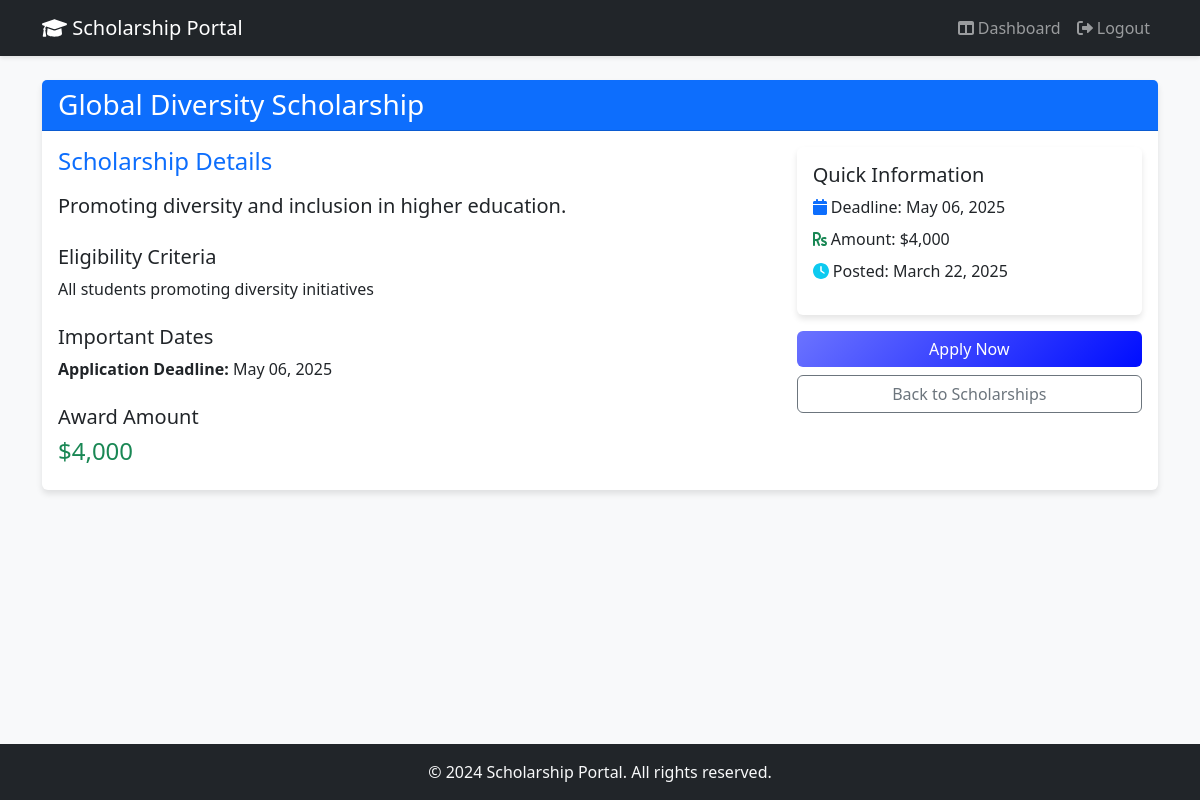
/scholarship/3 (signed in), run on the app's committed database.
### models.py (models this page shows)
class Scholarship(db.Model):
    id = db.Column(db.Integer, primary_key=True)
    title = db.Column(db.String(100), nullable=False)
    description = db.Column(db.Text, nullable=False)
    deadline = db.Column(db.DateTime, nullable=False)
    amount = db.Column(db.String(50), nullable=False)
    eligibility = db.Column(db.String(200), nullable=False)
    created_at = db.Column(db.DateTime, default=datetime.utcnow)

### routes.py (the view)
@routes.route('/scholarship/<int:scholarship_id>')
@login_required
def scholarship_details(scholarship_id):
    scholarship = Scholarship.query.get_or_404(scholarship_id)
    return render_template('scholarship_details.html', scholarship=scholarship)

### app.py (called while the page is built)
@login_manager.user_loader
def load_user(user_id):
    return User.query.get(int(user_id))

### templates/scholarship_details.html
{% extends "base.html" %}
{% block content %}
<div class="container py-4">
    <div class="card">
        <div class="card-header bg-primary text-white">
            <h3 class="mb-0">{{ scholarship.title }}</h3>
        </div>
        <div class="card-body">
            <div class="row">
                <div class="col-md-8">
                    <h4 class="text-primary mb-3">Scholarship Details</h4>
                    <p class="lead">{{ scholarship.description }}</p>
                    <h5 class="mt-4">Eligibility Criteria</h5>
                    <p>{{ scholarship.eligibility }}</p>
                    <h5 class="mt-4">Important Dates</h5>
                    <ul class="list-unstyled">
                        <li><strong>Application Deadline:</strong> {{ scholarship.deadline.strftime('%B %d, %Y') }}</li>
                    </ul>
                    <h5 class="mt-4">Award Amount</h5>
                    <p class="h4 text-success">{{ scholarship.amount }}</p>
                </div>
                <div class="col-md-4">
                    <div class="card mb-3">
                        <div class="card-body">
                            <h5 class="card-title">Quick Information</h5>
                            <ul class="list-unstyled">
                                <li class="mb-2"><i class="fas fa-calendar text-primary"></i> Deadline: {{ scholarship.deadline.strftime('%B %d, %Y') }}</li>
                                <li class="mb-2"><i class="fas fa-rupee-sign text-success"></i> Amount: {{ scholarship.amount }}</li>
                                <li><i class="fas fa-clock text-info"></i> Posted: {{ scholarship.created_at.strftime('%B %d, %Y') }}</li>
                            </ul>
                        </div>
                    </div>
                    <div class="d-grid gap-2">
                        <a href="#" class="btn btn-primary">Apply Now</a>
                        <a href="{{ url_for('routes.dashboard') }}" class="btn btn-outline-secondary">Back to Scholarships</a>
                    </div>
                </div>
            </div>
        </div>
    </div>
</div>
{% endblock %}

### static/css/custom.css (style rules this page uses)
:root { --primary-gradient: linear-gradient(135deg, #6B73FF 0%, #000DFF 100%); --secondary-gradient: linear-gradient(135deg, #0061ff 0%, #60efff 100%); }
body { background-color: #f8f9fa; }
.card { border: none; box-shadow: 0 4px 6px rgba(0,0,0,0.1); transition: transform 0.2s ease; }
.btn-primary { background: var(--primary-gradient); border: none; transition: all 0.3s ease; }

### data on the page
Scholarship: title "Global Diversity Scholarship", description "Promoting diversity and inclusion in higher education.", eligibility "All students promoting diversity initiatives", deadline "May 06, 2025", amount "$4,000", created_at "March 22, 2025"
